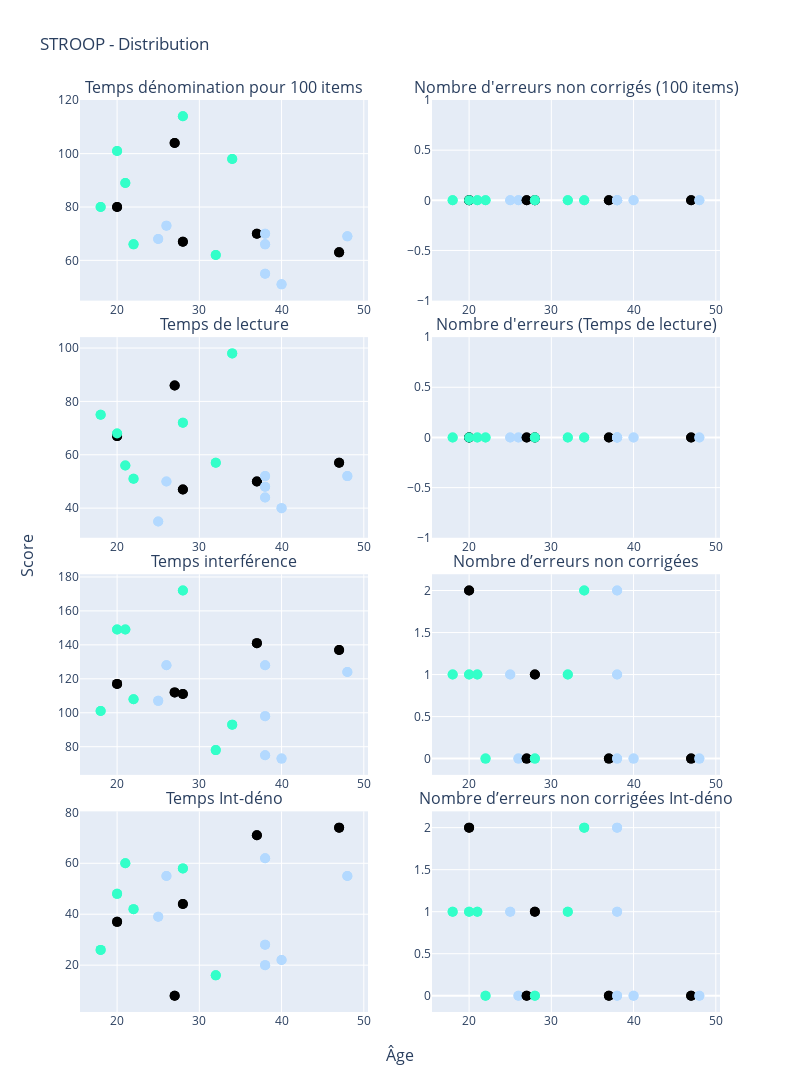

Notebook source saved alongside this figure:
### Code cell
fig_stroop_distribution.add_trace(go.Scatter(x= df_stroop_n['age'], y=df_stroop_n['Temps dénomination pour 100 items'], mode="markers+text",
            marker={'size': 10, "color": df_stroop_n['Type_color'] },
            hovertext= df_stroop_n['ID_SECONDAIRE'] +", "+ df_stroop_n['Type']),
            row=1, col=1)

fig_stroop_distribution.add_trace(go.Scatter(x= df_stroop_n['age'], y=df_stroop_n["Nombre d'erreurs non corrigés (100 items)"], mode="markers+text",
            marker={'size': 10, "color": df_stroop_n['Type_color'] },
            hovertext= df_stroop_n['ID_SECONDAIRE'] +", "+ df_stroop_n['Type']),
            row=1, col=2)

fig_stroop_distribution.add_trace(go.Scatter(x= df_stroop_n['age'], y=df_stroop_n['Temps de lecture'], mode="markers+text",
            marker={'size': 10, "color": df_stroop_n['Type_color'] },
            hovertext= df_stroop_n['ID_SECONDAIRE'] +", "+ df_stroop_n['Type']),
            row=2, col=1)
                                                                     
fig_stroop_distribution.add_trace(go.Scatter(x= df_stroop_n['age'], y=df_stroop_n["Nombre d'erreurs (Temps de lecture)"], mode="markers+text",
            marker={'size': 10, "color": df_stroop_n['Type_color'] },
            hovertext= df_stroop_n['ID_SECONDAIRE'] +", "+ df_stroop_n['Type']),
            row=2, col=2)

fig_stroop_distribution.add_trace(go.Scatter(x= df_stroop_n['age'], y=df_stroop_n['Temps interférence'], mode="markers+text",
            marker={'size': 10, "color": df_stroop_n['Type_color'] },
            hovertext= df_stroop_n['ID_SECONDAIRE'] +", "+ df_stroop_n['Type']),
            row=3, col=1)

fig_stroop_distribution.add_trace(go.Scatter(x= df_stroop_n['age'], y=df_stroop_n['Nombre d’erreurs non corrigées'], mode="markers+text",
            marker={'size': 10, "color": df_stroop_n['Type_color'] },
            hovertext= df_stroop_n['ID_SECONDAIRE'] +", "+ df_stroop_n['Type']),
            row=3, col=2)
                                                             
fig_stroop_distribution.add_trace(go.Scatter(x= df_stroop_n['age'], y=df_stroop_n['Temps Int-déno'], mode="markers+text",
            marker={'size': 10, "color": df_stroop_n['Type_color'] },
            hovertext= df_stroop_n['ID_SECONDAIRE'] +", "+ df_stroop_n['Type']),
            row=4, col=1)
    
fig_stroop_distribution.add_trace(go.Scatter(x= df_stroop_n['age'], y=df_stroop_n['Nombre d’erreurs non corrigées Int-déno'], mode="markers+text",
            marker={'size': 10, "color": df_stroop_n['Type_color'] },
            hovertext= df_stroop_n['ID_SECONDAIRE'] +", "+ df_stroop_n['Type']),
            row=4, col=2)
    
fig_stroop_distribution.update_layout(height=1500, width=800,
                   showlegend=False,
                    title_text="STROOP - Distribution",
            )

### Figure 1 — Plotly figure (JSON) as saved in the notebook; plotly's stock layout.template omitted (floating-point values rounded to 4 significant figures)
{"data": [{"hovertext": ["EF 2E 22 E0 EA, Type 1", "EF 2E 22 E0 EA, Type 1", "C2 C3 05 A8 4B, Type 1", null, null, "C2 C3 05 A8 4B, Type 1", "39 CA BD 3C 82, Type 1", "39 CA BD 3C 82, Type 1", "7B DE 78 5B F6, Type 1", "7B DE 78 5B F6, Type 1", "EA 6F FF DE 42, Type 2", "EA 6F FF DE 42, Type 2", "90 01 09 71 F0, Type 2", "90 01 09 71 F0, Type 2", null, null, null, null, "AB A5 ED 43 8B, Type 1", "AB A5 ED 43 8B, Type 1", "FD 11 B7 CF 8F, Type 1", "FD 11 B7 CF 8F, Type 1", "DB 6B 59 3A 0C, Type 1", "DB 6B 59 3A 0C, Type 1", null, null, "02 88 A7 94 50, Type 2", "02 88 A7 94 50, Type 2", "64 0B 1B 0A 45, Type 2", "8A 77 B8 09 AD, Type 2", "8A 77 B8 09 AD, Type 2", "64 0B 1B 0A 45, Type 2", "51 B7 6E C2 FD, Type 2", "51 B7 6E C2 FD, Type 2", null, null, "A6 FD C4 C0 69, Type 2", "A6 FD C4 C0 69, Type 2"], "marker": {"color": ["#33ffc9", "#33ffc9", "#33ffc9", null, null, "#33ffc9", "#33ffc9", "#33ffc9", "#33ffc9", "#33ffc9", "#B3D9FF", "#B3D9FF", "#B3D9FF", "#B3D9FF", null, null, null, null, "#33ffc9", "#33ffc9", "#33ffc9", "#33ffc9", "#33ffc9", "#33ffc9", null, null, "#B3D9FF", "#B3D9FF", "#B3D9FF", "#B3D9FF", "#B3D9FF", "#B3D9FF", "#B3D9FF", "#B3D9FF", null, null, "#B3D9FF", "#B3D9FF"], "size": 10}, "mode": "markers+text", "type": "scatter", "x": [18, 18, 20, 20, 20, 20, 21, 21, 22, 22, 25, 25, 26, 26, 27, 27, 28, 28, 28, 28, 32, 32, 34, 34, 37, 37, 38, 38, 38, 38, 38, 38, 40, 40, 47, 47, 48, 48], "xaxis": "x", "y": [80, 80, 101, 80, 80, 101, 89, 89, 66, 66, 68, 68, 73, 73, 104, 104, 67, 67, 114, 114, 62, 62, 98, 98, 70, 70, 66, 66, 55, 70, 70, 55, 51, 51, 63, 63, 69, 69], "yaxis": "y"}, {"hovertext": ["EF 2E 22 E0 EA, Type 1", "EF 2E 22 E0 EA, Type 1", "C2 C3 05 A8 4B, Type 1", null, null, "C2 C3 05 A8 4B, Type 1", "39 CA BD 3C 82, Type 1", "39 CA BD 3C 82, Type 1", "7B DE 78 5B F6, Type 1", "7B DE 78 5B F6, Type 1", "EA 6F FF DE 42, Type 2", "EA 6F FF DE 42, Type 2", "90 01 09 71 F0, Type 2", "90 01 09 71 F0, Type 2", null, null, null, null, "AB A5 ED 43 8B, Type 1", "AB A5 ED 43 8B, Type 1", "FD 11 B7 CF 8F, Type 1", "FD 11 B7 CF 8F, Type 1", "DB 6B 59 3A 0C, Type 1", "DB 6B 59 3A 0C, Type 1", null, null, "02 88 A7 94 50, Type 2", "02 88 A7 94 50, Type 2", "64 0B 1B 0A 45, Type 2", "8A 77 B8 09 AD, Type 2", "8A 77 B8 09 AD, Type 2", "64 0B 1B 0A 45, Type 2", "51 B7 6E C2 FD, Type 2", "51 B7 6E C2 FD, Type 2", null, null, "A6 FD C4 C0 69, Type 2", "A6 FD C4 C0 69, Type 2"], "marker": {"color": ["#33ffc9", "#33ffc9", "#33ffc9", null, null, "#33ffc9", "#33ffc9", "#33ffc9", "#33ffc9", "#33ffc9", "#B3D9FF", "#B3D9FF", "#B3D9FF", "#B3D9FF", null, null, null, null, "#33ffc9", "#33ffc9", "#33ffc9", "#33ffc9", "#33ffc9", "#33ffc9", null, null, "#B3D9FF", "#B3D9FF", "#B3D9FF", "#B3D9FF", "#B3D9FF", "#B3D9FF", "#B3D9FF", "#B3D9FF", null, null, "#B3D9FF", "#B3D9FF"], "size": 10}, "mode": "markers+text", "type": "scatter", "x": [18, 18, 20, 20, 20, 20, 21, 21, 22, 22, 25, 25, 26, 26, 27, 27, 28, 28, 28, 28, 32, 32, 34, 34, 37, 37, 38, 38, 38, 38, 38, 38, 40, 40, 47, 47, 48, 48], "xaxis": "x2", "y": [0, 0, 0, 0, 0, 0, 0, 0, 0, 0, 0, 0, 0, 0, 0, 0, 0, 0, 0, 0, 0, 0, 0, 0, 0, 0, 0, 0, 0, 0, 0, 0, 0, 0, 0, 0, 0, 0], "yaxis": "y2"}, {"hovertext": ["EF 2E 22 E0 EA, Type 1", "EF 2E 22 E0 EA, Type 1", "C2 C3 05 A8 4B, Type 1", null, null, "C2 C3 05 A8 4B, Type 1", "39 CA BD 3C 82, Type 1", "39 CA BD 3C 82, Type 1", "7B DE 78 5B F6, Type 1", "7B DE 78 5B F6, Type 1", "EA 6F FF DE 42, Type 2", "EA 6F FF DE 42, Type 2", "90 01 09 71 F0, Type 2", "90 01 09 71 F0, Type 2", null, null, null, null, "AB A5 ED 43 8B, Type 1", "AB A5 ED 43 8B, Type 1", "FD 11 B7 CF 8F, Type 1", "FD 11 B7 CF 8F, Type 1", "DB 6B 59 3A 0C, Type 1", "DB 6B 59 3A 0C, Type 1", null, null, "02 88 A7 94 50, Type 2", "02 88 A7 94 50, Type 2", "64 0B 1B 0A 45, Type 2", "8A 77 B8 09 AD, Type 2", "8A 77 B8 09 AD, Type 2", "64 0B 1B 0A 45, Type 2", "51 B7 6E C2 FD, Type 2", "51 B7 6E C2 FD, Type 2", null, null, "A6 FD C4 C0 69, Type 2", "A6 FD C4 C0 69, Type 2"], "marker": {"color": ["#33ffc9", "#33ffc9", "#33ffc9", null, null, "#33ffc9", "#33ffc9", "#33ffc9", "#33ffc9", "#33ffc9", "#B3D9FF", "#B3D9FF", "#B3D9FF", "#B3D9FF", null, null, null, null, "#33ffc9", "#33ffc9", "#33ffc9", "#33ffc9", "#33ffc9", "#33ffc9", null, null, "#B3D9FF", "#B3D9FF", "#B3D9FF", "#B3D9FF", "#B3D9FF", "#B3D9FF", "#B3D9FF", "#B3D9FF", null, null, "#B3D9FF", "#B3D9FF"], "size": 10}, "mode": "markers+text", "type": "scatter", "x": [18, 18, 20, 20, 20, 20, 21, 21, 22, 22, 25, 25, 26, 26, 27, 27, 28, 28, 28, 28, 32, 32, 34, 34, 37, 37, 38, 38, 38, 38, 38, 38, 40, 40, 47, 47, 48, 48], "xaxis": "x3", "y": [75, 75, 68, 67, 67, 68, 56, 56, 51, 51, 35, 35, 50, 50, 86, 86, 47, 47, 72, 72, 57, 57, 98, 98, 50, 50, 44, 44, 48, 52, 52, 48, 40, 40, 57, 57, 52, 52], "yaxis": "y3"}, {"hovertext": ["EF 2E 22 E0 EA, Type 1", "EF 2E 22 E0 EA, Type 1", "C2 C3 05 A8 4B, Type 1", null, null, "C2 C3 05 A8 4B, Type 1", "39 CA BD 3C 82, Type 1", "39 CA BD 3C 82, Type 1", "7B DE 78 5B F6, Type 1", "7B DE 78 5B F6, Type 1", "EA 6F FF DE 42, Type 2", "EA 6F FF DE 42, Type 2", "90 01 09 71 F0, Type 2", "90 01 09 71 F0, Type 2", null, null, null, null, "AB A5 ED 43 8B, Type 1", "AB A5 ED 43 8B, Type 1", "FD 11 B7 CF 8F, Type 1", "FD 11 B7 CF 8F, Type 1", "DB 6B 59 3A 0C, Type 1", "DB 6B 59 3A 0C, Type 1", null, null, "02 88 A7 94 50, Type 2", "02 88 A7 94 50, Type 2", "64 0B 1B 0A 45, Type 2", "8A 77 B8 09 AD, Type 2", "8A 77 B8 09 AD, Type 2", "64 0B 1B 0A 45, Type 2", "51 B7 6E C2 FD, Type 2", "51 B7 6E C2 FD, Type 2", null, null, "A6 FD C4 C0 69, Type 2", "A6 FD C4 C0 69, Type 2"], "marker": {"color": ["#33ffc9", "#33ffc9", "#33ffc9", null, null, "#33ffc9", "#33ffc9", "#33ffc9", "#33ffc9", "#33ffc9", "#B3D9FF", "#B3D9FF", "#B3D9FF", "#B3D9FF", null, null, null, null, "#33ffc9", "#33ffc9", "#33ffc9", "#33ffc9", "#33ffc9", "#33ffc9", null, null, "#B3D9FF", "#B3D9FF", "#B3D9FF", "#B3D9FF", "#B3D9FF", "#B3D9FF", "#B3D9FF", "#B3D9FF", null, null, "#B3D9FF", "#B3D9FF"], "size": 10}, "mode": "markers+text", "type": "scatter", "x": [18, 18, 20, 20, 20, 20, 21, 21, 22, 22, 25, 25, 26, 26, 27, 27, 28, 28, 28, 28, 32, 32, 34, 34, 37, 37, 38, 38, 38, 38, 38, 38, 40, 40, 47, 47, 48, 48], "xaxis": "x4", "y": [0, 0, 0, 0, 0, 0, 0, 0, 0, 0, 0, 0, 0, 0, 0, 0, 0, 0, 0, 0, 0, 0, 0, 0, 0, 0, 0, 0, 0, 0, 0, 0, 0, 0, 0, 0, 0, 0], "yaxis": "y4"}, {"hovertext": ["EF 2E 22 E0 EA, Type 1", "EF 2E 22 E0 EA, Type 1", "C2 C3 05 A8 4B, Type 1", null, null, "C2 C3 05 A8 4B, Type 1", "39 CA BD 3C 82, Type 1", "39 CA BD 3C 82, Type 1", "7B DE 78 5B F6, Type 1", "7B DE 78 5B F6, Type 1", "EA 6F FF DE 42, Type 2", "EA 6F FF DE 42, Type 2", "90 01 09 71 F0, Type 2", "90 01 09 71 F0, Type 2", null, null, null, null, "AB A5 ED 43 8B, Type 1", "AB A5 ED 43 8B, Type 1", "FD 11 B7 CF 8F, Type 1", "FD 11 B7 CF 8F, Type 1", "DB 6B 59 3A 0C, Type 1", "DB 6B 59 3A 0C, Type 1", null, null, "02 88 A7 94 50, Type 2", "02 88 A7 94 50, Type 2", "64 0B 1B 0A 45, Type 2", "8A 77 B8 09 AD, Type 2", "8A 77 B8 09 AD, Type 2", "64 0B 1B 0A 45, Type 2", "51 B7 6E C2 FD, Type 2", "51 B7 6E C2 FD, Type 2", null, null, "A6 FD C4 C0 69, Type 2", "A6 FD C4 C0 69, Type 2"], "marker": {"color": ["#33ffc9", "#33ffc9", "#33ffc9", null, null, "#33ffc9", "#33ffc9", "#33ffc9", "#33ffc9", "#33ffc9", "#B3D9FF", "#B3D9FF", "#B3D9FF", "#B3D9FF", null, null, null, null, "#33ffc9", "#33ffc9", "#33ffc9", "#33ffc9", "#33ffc9", "#33ffc9", null, null, "#B3D9FF", "#B3D9FF", "#B3D9FF", "#B3D9FF", "#B3D9FF", "#B3D9FF", "#B3D9FF", "#B3D9FF", null, null, "#B3D9FF", "#B3D9FF"], "size": 10}, "mode": "markers+text", "type": "scatter", "x": [18, 18, 20, 20, 20, 20, 21, 21, 22, 22, 25, 25, 26, 26, 27, 27, 28, 28, 28, 28, 32, 32, 34, 34, 37, 37, 38, 38, 38, 38, 38, 38, 40, 40, 47, 47, 48, 48], "xaxis": "x5", "y": [101, 101, 149, 117, 117, 149, 149, 149, 108, 108, 107, 107, 128, 128, 112, 112, 111, 111, 172, 172, 78, 78, 93, 93, 141, 141, 128, 128, 75, 98, 98, 75, 73, 73, 137, 137, 124, 124], "yaxis": "y5"}, {"hovertext": ["EF 2E 22 E0 EA, Type 1", "EF 2E 22 E0 EA, Type 1", "C2 C3 05 A8 4B, Type 1", null, null, "C2 C3 05 A8 4B, Type 1", "39 CA BD 3C 82, Type 1", "39 CA BD 3C 82, Type 1", "7B DE 78 5B F6, Type 1", "7B DE 78 5B F6, Type 1", "EA 6F FF DE 42, Type 2", "EA 6F FF DE 42, Type 2", "90 01 09 71 F0, Type 2", "90 01 09 71 F0, Type 2", null, null, null, null, "AB A5 ED 43 8B, Type 1", "AB A5 ED 43 8B, Type 1", "FD 11 B7 CF 8F, Type 1", "FD 11 B7 CF 8F, Type 1", "DB 6B 59 3A 0C, Type 1", "DB 6B 59 3A 0C, Type 1", null, null, "02 88 A7 94 50, Type 2", "02 88 A7 94 50, Type 2", "64 0B 1B 0A 45, Type 2", "8A 77 B8 09 AD, Type 2", "8A 77 B8 09 AD, Type 2", "64 0B 1B 0A 45, Type 2", "51 B7 6E C2 FD, Type 2", "51 B7 6E C2 FD, Type 2", null, null, "A6 FD C4 C0 69, Type 2", "A6 FD C4 C0 69, Type 2"], "marker": {"color": ["#33ffc9", "#33ffc9", "#33ffc9", null, null, "#33ffc9", "#33ffc9", "#33ffc9", "#33ffc9", "#33ffc9", "#B3D9FF", "#B3D9FF", "#B3D9FF", "#B3D9FF", null, null, null, null, "#33ffc9", "#33ffc9", "#33ffc9", "#33ffc9", "#33ffc9", "#33ffc9", null, null, "#B3D9FF", "#B3D9FF", "#B3D9FF", "#B3D9FF", "#B3D9FF", "#B3D9FF", "#B3D9FF", "#B3D9FF", null, null, "#B3D9FF", "#B3D9FF"], "size": 10}, "mode": "markers+text", "type": "scatter", "x": [18, 18, 20, 20, 20, 20, 21, 21, 22, 22, 25, 25, 26, 26, 27, 27, 28, 28, 28, 28, 32, 32, 34, 34, 37, 37, 38, 38, 38, 38, 38, 38, 40, 40, 47, 47, 48, 48], "xaxis": "x6", "y": [1, 1, 1, 2, 2, 1, 1, 1, 0, 0, 1, 1, 0, 0, 0, 0, 1, 1, 0, 0, 1, 1, 2, 2, 0, 0, 0, 0, 2, 1, 1, 2, 0, 0, 0, 0, 0, 0], "yaxis": "y6"}, {"hovertext": ["EF 2E 22 E0 EA, Type 1", "EF 2E 22 E0 EA, Type 1", "C2 C3 05 A8 4B, Type 1", null, null, "C2 C3 05 A8 4B, Type 1", "39 CA BD 3C 82, Type 1", "39 CA BD 3C 82, Type 1", "7B DE 78 5B F6, Type 1", "7B DE 78 5B F6, Type 1", "EA 6F FF DE 42, Type 2", "EA 6F FF DE 42, Type 2", "90 01 09 71 F0, Type 2", "90 01 09 71 F0, Type 2", null, null, null, null, "AB A5 ED 43 8B, Type 1", "AB A5 ED 43 8B, Type 1", "FD 11 B7 CF 8F, Type 1", "FD 11 B7 CF 8F, Type 1", "DB 6B 59 3A 0C, Type 1", "DB 6B 59 3A 0C, Type 1", null, null, "02 88 A7 94 50, Type 2", "02 88 A7 94 50, Type 2", "64 0B 1B 0A 45, Type 2", "8A 77 B8 09 AD, Type 2", "8A 77 B8 09 AD, Type 2", "64 0B 1B 0A 45, Type 2", "51 B7 6E C2 FD, Type 2", "51 B7 6E C2 FD, Type 2", null, null, "A6 FD C4 C0 69, Type 2", "A6 FD C4 C0 69, Type 2"], "marker": {"color": ["#33ffc9", "#33ffc9", "#33ffc9", null, null, "#33ffc9", "#33ffc9", "#33ffc9", "#33ffc9", "#33ffc9", "#B3D9FF", "#B3D9FF", "#B3D9FF", "#B3D9FF", null, null, null, null, "#33ffc9", "#33ffc9", "#33ffc9", "#33ffc9", "#33ffc9", "#33ffc9", null, null, "#B3D9FF", "#B3D9FF", "#B3D9FF", "#B3D9FF", "#B3D9FF", "#B3D9FF", "#B3D9FF", "#B3D9FF", null, null, "#B3D9FF", "#B3D9FF"], "size": 10}, "mode": "markers+text", "type": "scatter", "x": [18, 18, 20, 20, 20, 20, 21, 21, 22, 22, 25, 25, 26, 26, 27, 27, 28, 28, 28, 28, 32, 32, 34, 34, 37, 37, 38, 38, 38, 38, 38, 38, 40, 40, 47, 47, 48, 48], "xaxis": "x7", "y": [26, 26, 48, 37, 37, 48, 60, 60, 42, 42, 39, 39, 55, 55, 8, 8, 44, 44, 58, 58, 16, 16, null, null, 71, 71, 62, 62, 20, 28, 28, 20, 22, 22, 74, 74, 55, 55], "yaxis": "y7"}, {"hovertext": ["EF 2E 22 E0 EA, Type 1", "EF 2E 22 E0 EA, Type 1", "C2 C3 05 A8 4B, Type 1", null, null, "C2 C3 05 A8 4B, Type 1", "39 CA BD 3C 82, Type 1", "39 CA BD 3C 82, Type 1", "7B DE 78 5B F6, Type 1", "7B DE 78 5B F6, Type 1", "EA 6F FF DE 42, Type 2", "EA 6F FF DE 42, Type 2", "90 01 09 71 F0, Type 2", "90 01 09 71 F0, Type 2", null, null, null, null, "AB A5 ED 43 8B, Type 1", "AB A5 ED 43 8B, Type 1", "FD 11 B7 CF 8F, Type 1", "FD 11 B7 CF 8F, Type 1", "DB 6B 59 3A 0C, Type 1", "DB 6B 59 3A 0C, Type 1", null, null, "02 88 A7 94 50, Type 2", "02 88 A7 94 50, Type 2", "64 0B 1B 0A 45, Type 2", "8A 77 B8 09 AD, Type 2", "8A 77 B8 09 AD, Type 2", "64 0B 1B 0A 45, Type 2", "51 B7 6E C2 FD, Type 2", "51 B7 6E C2 FD, Type 2", null, null, "A6 FD C4 C0 69, Type 2", "A6 FD C4 C0 69, Type 2"], "marker": {"color": ["#33ffc9", "#33ffc9", "#33ffc9", null, null, "#33ffc9", "#33ffc9", "#33ffc9", "#33ffc9", "#33ffc9", "#B3D9FF", "#B3D9FF", "#B3D9FF", "#B3D9FF", null, null, null, null, "#33ffc9", "#33ffc9", "#33ffc9", "#33ffc9", "#33ffc9", "#33ffc9", null, null, "#B3D9FF", "#B3D9FF", "#B3D9FF", "#B3D9FF", "#B3D9FF", "#B3D9FF", "#B3D9FF", "#B3D9FF", null, null, "#B3D9FF", "#B3D9FF"], "size": 10}, "mode": "markers+text", "type": "scatter", "x": [18, 18, 20, 20, 20, 20, 21, 21, 22, 22, 25, 25, 26, 26, 27, 27, 28, 28, 28, 28, 32, 32, 34, 34, 37, 37, 38, 38, 38, 38, 38, 38, 40, 40, 47, 47, 48, 48], "xaxis": "x8", "y": [1, 1, 1, 2, 2, 1, 1, 1, 0, 0, 1, 1, 0, 0, 0, 0, 1, 1, 0, 0, 1, 1, 2, 2, 0, 0, 0, 0, 2, 1, 1, 2, 0, 0, 0, 0, 0, 0], "yaxis": "y8"}], "layout": {"annotations": [{"font": {"size": 16}, "showarrow": false, "text": "Temps dénomination pour 100 items", "x": 0.225, "xanchor": "center", "xref": "paper", "y": 1, "yanchor": "bottom", "yref": "paper"}, {"font": {"size": 16}, "showarrow": false, "text": "Nombre d'erreurs non corrigés (100 items)", "x": 0.775, "xanchor": "center", "xref": "paper", "y": 1, "yanchor": "bottom", "yref": "paper"}, {"font": {"size": 16}, "showarrow": false, "text": "Temps de lecture", "x": 0.225, "xanchor": "center", "xref": "paper", "y": 0.74, "yanchor": "bottom", "yref": "paper"}, {"font": {"size": 16}, "showarrow": false, "text": "Nombre d'erreurs (Temps de lecture)", "x": 0.775, "xanchor": "center", "xref": "paper", "y": 0.74, "yanchor": "bottom", "yref": "paper"}, {"font": {"size": 16}, "showarrow": false, "text": "Temps interférence", "x": 0.225, "xanchor": "center", "xref": "paper", "y": 0.48, "yanchor": "bottom", "yref": "paper"}, {"font": {"size": 16}, "showarrow": false, "text": "Nombre d’erreurs non corrigées", "x": 0.775, "xanchor": "center", "xref": "paper", "y": 0.48, "yanchor": "bottom", "yref": "paper"}, {"font": {"size": 16}, "showarrow": false, "text": "Temps Int-déno", "x": 0.225, "xanchor": "center", "xref": "paper", "y": 0.22, "yanchor": "bottom", "yref": "paper"}, {"font": {"size": 16}, "showarrow": false, "text": "Nombre d’erreurs non corrigées Int-déno", "x": 0.775, "xanchor": "center", "xref": "paper", "y": 0.22, "yanchor": "bottom", "yref": "paper"}, {"font": {"size": 16}, "showarrow": false, "text": "Âge", "x": 0.5, "xanchor": "center", "xref": "paper", "y": 0, "yanchor": "top", "yref": "paper", "yshift": -30}, {"font": {"size": 16}, "showarrow": false, "text": "Score", "textangle": -90, "x": 0, "xanchor": "right", "xref": "paper", "xshift": -40, "y": 0.5, "yanchor": "middle", "yref": "paper"}], "height": 1500, "showlegend": false, "title": {"text": "STROOP - Distribution"}, "width": 800, "xaxis": {"anchor": "y", "domain": [0, 0.45]}, "xaxis2": {"anchor": "y2", "domain": [0.55, 1]}, "xaxis3": {"anchor": "y3", "domain": [0, 0.45]}, "xaxis4": {"anchor": "y4", "domain": [0.55, 1]}, "xaxis5": {"anchor": "y5", "domain": [0, 0.45]}, "xaxis6": {"anchor": "y6", "domain": [0.55, 1]}, "xaxis7": {"anchor": "y7", "domain": [0, 0.45]}, "xaxis8": {"anchor": "y8", "domain": [0.55, 1]}, "yaxis": {"anchor": "x", "domain": [0.78, 1]}, "yaxis2": {"anchor": "x2", "domain": [0.78, 1]}, "yaxis3": {"anchor": "x3", "domain": [0.52, 0.74]}, "yaxis4": {"anchor": "x4", "domain": [0.52, 0.74]}, "yaxis5": {"anchor": "x5", "domain": [0.26, 0.48]}, "yaxis6": {"anchor": "x6", "domain": [0.26, 0.48]}, "yaxis7": {"anchor": "x7", "domain": [0, 0.22]}, "yaxis8": {"anchor": "x8", "domain": [0, 0.22]}}}
